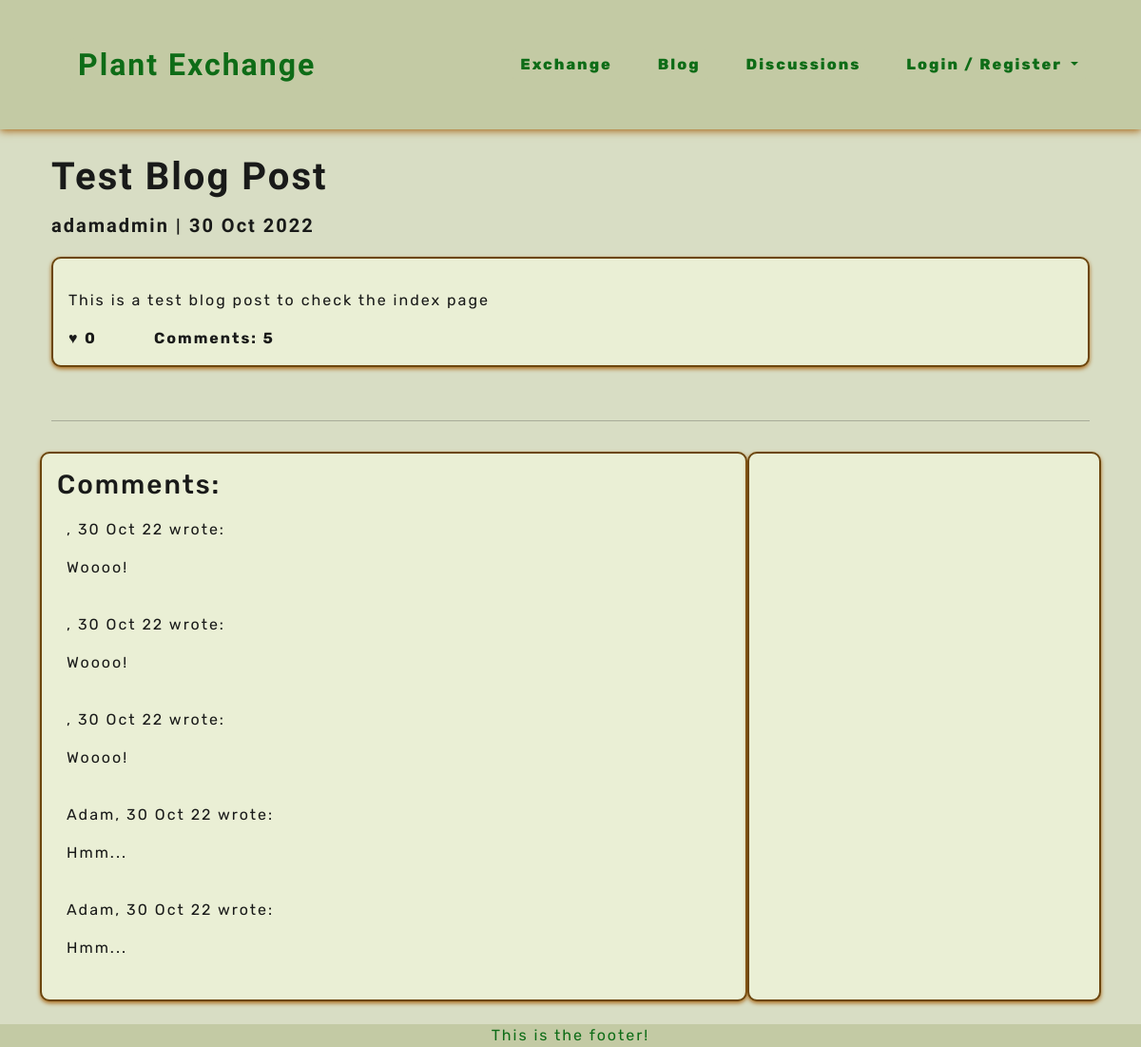
Page /plantblog/post_detail/1 on the committed database.
### plantblog/models.py (models this page shows, shortened)
class BlogPost(models.Model):
    title = models.CharField(max_length=200, unique=True)
    author = models.ForeignKey(User, on_delete=models.CASCADE, related_name="blog_posts")
    content = models.TextField()
    image = CloudinaryField('image', default='placeholder')
    excerpt = models.TextField(blank=True)
    created_on = models.DateTimeField(auto_now_add=True)
    updated_on = models.DateTimeField(auto_now=True)
    status = models.IntegerField(choices=STATUS, default=0)
    likes = models.ManyToManyField(User, related_name='blog_likes', blank=True)
    class Meta:
        ordering = ['-created_on']
        get_latest_by = ['created_on']
    def number_of_likes(self):
        return self.likes.count()

class Comment(models.Model):
    post = models.ForeignKey(BlogPost, on_delete=models.CASCADE, related_name='comments')
    author = models.CharField(max_length=80)
    content = models.TextField()
    created_on = models.DateTimeField(auto_now_add=True)
    class Meta:
        ordering = ['created_on']
        get_latest_by = ['created_on']

### plantblog/views.py (the view, shortened to what this page needs)
# urls.py: path('post_detail/<post_id>', views.PostDetail.as_view(), name='post'),
class PostDetail(View):
    def get(self, request, post_id, *args, **kwargs):
        queryset = BlogPost.objects.filter(status=1)
        post = get_object_or_404(queryset, id=post_id)
        comments = post.comments.all().order_by('created_on')
        liked = False
        if post.likes.filter(id=self.request.user.id).exists():
            liked = True
        template_name = 'plantblog/post_detail.html'
        context = {
                "post": post,
                "comments": comments,
                "commented": False,
                "liked": liked,
                "comment_form": CommentForm(),
        }
        return render(request, template_name, context)

### profiles/contexts.py (called while the page is built)
def inbox_messages(request):
    messages = Message.objects.filter(receiver=request.user.id).filter(read=False).count()
    context = {
        'inbox_messages': messages,
    }
    return context

### plantblog/templates/plantblog/post_detail.html (shortened to what this page needs)
{% extends 'base.html' %}
{% load static %}
{% block content %}
{% load crispy_forms_tags %}
<div class="masthead">
    <div class="container">
        <div class="row">
            <div class="col-md-6">
                <h1 class="headings heading-big">
                    {{ post.title}}
                </h1>
            </div>
            <div class="d-none d-md-block col-md-6 masthead-image">
            </div>
        </div>
        <div class="row">
            <h2 class="headings headings-sm">
                {{ post.author }} | {{ post.created_on|date:"d M Y" }}
            </h2>
        </div>
    </div>
</div>
<div class="container">
    <div class="row">
        <div class="col mb-4  mt-3 left  top">
            <div class="plant-card">
                <p>{{ post.content | safe}}</p>
                <div class="row">
                    <div class="col-1">
                        <strong>
                            {% if user.is_authenticated %}
                            <form class="d-inline" action="{% url 'plantblog:post_like' post_id=post.id %}" method="POST">
                                {% csrf_token %}
                                {% if liked %}
                                    <button type="submit" name="blogpost_id" value="{{ post.id }}">
                                        &hearts;
                                    </button>
                                {% else %}
                                <button type="submit" name="blogpost_id" value="{{ post.id }}">
                                    &hearts;
                                </button>
                                {% endif %}
                            </form>
                            {% else %}
                            <span>&hearts;</span>
                            {% endif %}
                            <span> {{ post.number_of_likes}} </span>
                        </strong>
                    </div>
                    <div class="col-2">
                        {% with comments.count as total_comments %}
                        <strong>Comments:
                            {{ total_comments }}
                        </strong>
                        {% endwith %}
                    </div>
                </div>
            </div>
        </div>
    </div>
    <div class="row">
        <div class="col">
            <hr>
        </div>
    </div>
    <div class="row">
        <div class="col-md-8 plant-card mb-4  mt-3 ">
            <h3>Comments:</h3>
            <div class="card-body">
                {% for comment in comments %}
                <div class="comments" style="padding: 10px;">
                    <p class="font-weight-bold">
                        {{ comment.author }},
                        <span>
                            {{ comment.created_on|date:'d M y' }}
                        </span> wrote:
                    </p>
                    {{ comment.content | linebreaks }}
                </div>
                {% endfor %}
            </div>
        </div>
        <div class="col-md-4 plant-card mb-4  mt-3 ">
        </div>
    </div>
</div>
{% endblock content %}

### static/css/style.css (style rules this page uses)
:root { --site-black: #191a19; --site-white: #d8ddc4; --site-whiter: #eaefd5; --site-beige: #c3caa4; --site-dark-brown: #6c460e; --site-med-brown: #996314; --site-light-brown: #aa6c1f; --site-dark-green: #0e6c17; --site-med-green: #469c36; --site-light-green: #5dc64d; }
html { height: 100%; }
body { font-family: "Rubik", sans-serif; color: var(--site-black); font-size: 1rem; letter-spacing: 2px; background-color: var(--site-white); }
.headings { font-family: 'Zen Antique Soft', serif; font-weight: 800; margin: 0.25em 0; }
.headings-sm { font-size: 1.25em; }
.plant-card { padding: 1em; margin-bottom: 1em; border: 2px solid var(--site-dark-brown); border-radius: 10px; background-color: var(--site-whiter); box-shadow: 0 2px 4px 0 var(--site-light-brown); overflow-wrap: break-word; }

### rows in the picture
BlogPost: title "Test Blog Post", author "adamadmin", created_on "30 Oct 2022", content "This is a test blog post to check the index page", number_of_likes "0"
Comment: created_on "30 Oct 22", content "Woooo!"
Comment: created_on "30 Oct 22", content "Woooo!"
Comment: created_on "30 Oct 22", content "Woooo!"
Comment: author "Adam", created_on "30 Oct 22", content "Hmm..."
Comment: author "Adam", created_on "30 Oct 22", content "Hmm..."

### other values in the picture
{{ total_comments }} "5"
